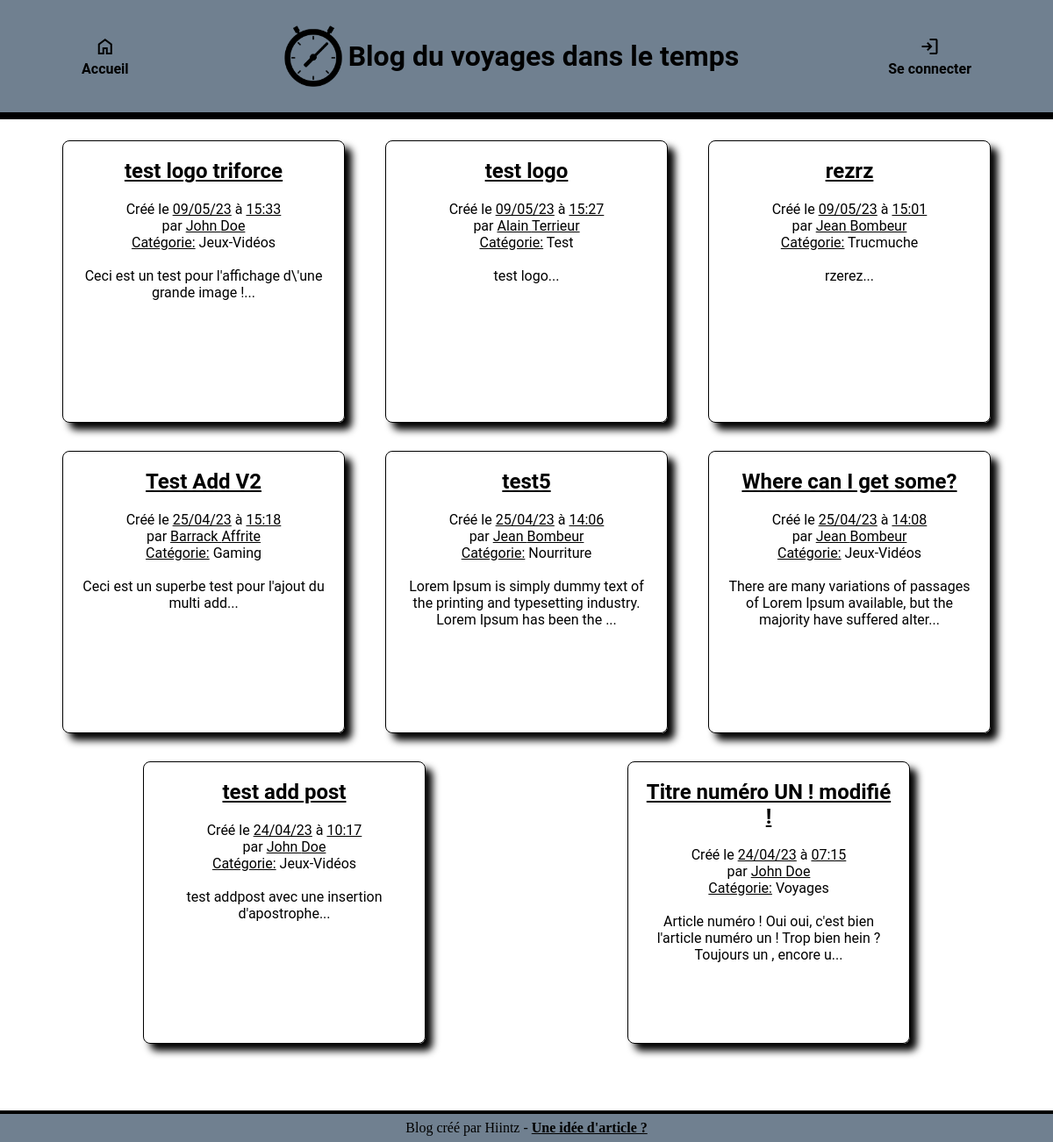
The page / on the database its author committed.
### tables this page shows
CREATE TABLE `post` (
  `Id` smallint(5) UNSIGNED NOT NULL,
  `Title` varchar(100) NOT NULL,
  `Contents` text NOT NULL,
  `CreationTimestamp` datetime NOT NULL,
  `Author_Id` tinyint(3) UNSIGNED DEFAULT NULL,
  `Category_Id` tinyint(3) UNSIGNED DEFAULT NULL
);

CREATE TABLE `author` (
  `Id` tinyint(3) UNSIGNED NOT NULL,
  `FirstName` varchar(50) NOT NULL,
  `LastName` varchar(50) NOT NULL
);

CREATE TABLE `category` (
  `Id` tinyint(3) UNSIGNED NOT NULL,
  `Name` varchar(40) NOT NULL
);

### index.php (the view, shortened to what this page needs)
<!DOCTYPE html>
<html lang="fr">
<head>
    <link rel="stylesheet" href="style.css">
</head>
<body>
    <?php include('connexionBase.php'); ?>
    <header>
        <div>
            <a href="index.php"><span class="material-symbols-outlined">home</span><br>Accueil</a>
        </div>
        <div id="titre">
            <img src="img/icone.png" alt="logo">
            <h1>Blog du voyages dans le temps</h1>
        </div>
        <div id="coDeco">
            <?php
            if (isset($_SESSION['login'])) {
                echo '<a href="administration.php"><span class="material-symbols-outlined">settings_suggest</span><br>Administration</a>';
                echo '<a href="deconnexion.php"><span class="material-symbols-outlined">logout</span><br>Se déconnecter</a>';
            } else {
                echo '<a href="connexion.php"><span class="material-symbols-outlined">login</span><br>Se connecter</a>';
            }
            ?>
        </div>
    </header>
    <main>
        <div class="articles">
            <?php
            $requete = "SELECT p.*, a.FirstName, a.LastName, c.Name
                        FROM post p
                        LEFT JOIN author a ON a.Id=p.Author_Id
                        LEFT JOIN category c ON c.Id=p.Category_Id
                        ORDER BY Id DESC";
            $execute = $pdo->query($requete);
            while ($data = $execute->fetch()) {
                echo '<div class="article"><a href="article.php?id=' . $data['Id'] . '">';
                echo '<h2>' . $data['Title'] . '</h2>';
                $date = date('d/m/y', strtotime($data['CreationTimestamp']));
                $heure = date('H:i', strtotime($data['CreationTimestamp']));
                echo '<p>Créé le <u>' . $date . '</u> à <u>' . $heure . '</u><br>par <u>' . $data['FirstName'] . ' ' . $data['LastName'] . '</u></p>';
                echo '<p><u>Catégorie:</u> ' . $data['Name'] . '</p><br>';
                $contenu = substr($data['Contents'], 0, 100);
                echo '<p title="' . $data['Contents'] . '">' . $contenu . '...</p>';
                echo '</a></div>';
            }
            ?>
        </div>
    </main>
    <footer>
        <p>Blog créé par Hiintz - <a href="mailto:contact@mail.fr">Une idée d'article ?</a></p>
    </footer>
</body>
</html>

### style.css (style rules this page uses)
html, body { margin: 0; padding: 0; }
header { text-align: center; display: flex; justify-content:space-around; align-items: center; background-color:slategray; height: 8em; border-bottom: 0.5em solid black; position: fixed; top: 0; width: 100%; }
header div { display: flex; flex-direction: row; align-items: center; justify-content: space-evenly; margin: 1em; }
#titre { display: flex; }
#coDeco { display: flex; flex-direction: column; align-items: center; justify-content: space-evenly; margin: 1em; height: 5em; }
header img { width: 5em; height: 5em; object-fit: cover; }
div a { margin-left: 1em; margin-right: 1em; text-decoration: none; color: black; font-family: 'Roboto', sans-serif; font-weight: bold; }
main { margin-top: 7em; margin-bottom: 4em; }
h1 { font-size: 2rem; font-family: 'Roboto', sans-serif; }
h2 { font-size: 1.5rem; font-family: 'Roboto', sans-serif; text-align: center; text-decoration: underline; }
footer { text-align: center; display: flex; justify-content: center; align-items: center; background-color: slategray; height: 2em; border-top: 0.25em solid black; position: fixed; bottom: 0; width: 100%; }
footer a { color: black; font-weight: bold; }
.articles { display: flex; flex-direction: row; flex-wrap: wrap; margin: 1em; padding: 2em; text-align: center; justify-content: space-around; }
.articles a { text-decoration: none; color: black; font-family: 'Roboto', sans-serif; font-weight:normal; }
.articles p { padding: 0; margin: 0; }
.article { margin: 1em; width: 20em; height: 20em; display: flex; flex-direction: column; align-items: center; justify-content: space-between; border: 0.1em solid black; border-radius: 0.5em; box-shadow: 0.5em 0.5em 0.5em black; }

### rows shown on the page
post: Title "test logo triforce", CreationTimestamp "09/05/23", CreationTimestamp "15:33", Author_Id.FirstName "John", Author_Id.LastName "Doe", Category_Id.Name "Jeux-Vidéos", Contents "Ceci est un test pour l'affichage d\\'une grande image !"
post: Title "test logo", CreationTimestamp "09/05/23", CreationTimestamp "15:27", Author_Id.FirstName "Alain", Author_Id.LastName "Terrieur", Category_Id.Name "Test", Contents "test logo"
post: Title "rezrz", CreationTimestamp "09/05/23", CreationTimestamp "15:01", Author_Id.FirstName "Jean", Author_Id.LastName "Bombeur", Category_Id.Name "Trucmuche", Contents "rzerez"
post: Title "Test Add V2", CreationTimestamp "25/04/23", CreationTimestamp "15:18", Author_Id.FirstName "Barrack", Author_Id.LastName "Affrite", Category_Id.Name "Gaming", Contents "Ceci est un superbe test pour l'ajout du multi add"
post: Title "test5", CreationTimestamp "25/04/23", CreationTimestamp "14:06", Author_Id.FirstName "Jean", Author_Id.LastName "Bombeur", Category_Id.Name "Nourriture", Contents "Lorem Ipsum is simply dummy text of the printing and typesetting industry. Lorem Ipsum has been the"
post: Title "Where can I get some?", CreationTimestamp "25/04/23", CreationTimestamp "14:08", Author_Id.FirstName "Jean", Author_Id.LastName "Bombeur", Category_Id.Name "Jeux-Vidéos", Contents "There are many variations of passages of Lorem Ipsum available, but the majority have suffered alter"
post: Title "test add post", CreationTimestamp "24/04/23", CreationTimestamp "10:17", Author_Id.FirstName "John", Author_Id.LastName "Doe", Category_Id.Name "Jeux-Vidéos", Contents "test addpost avec une insertion d'apostrophe"
post: Title "Titre numéro UN ! modifié !", CreationTimestamp "24/04/23", CreationTimestamp "07:15", Author_Id.FirstName "John", Author_Id.LastName "Doe", Category_Id.Name "Voyages", Contents "Article numéro ! Oui oui, c'est bien l'article numéro un ! Trop bien hein ? Toujours un , encore u"
